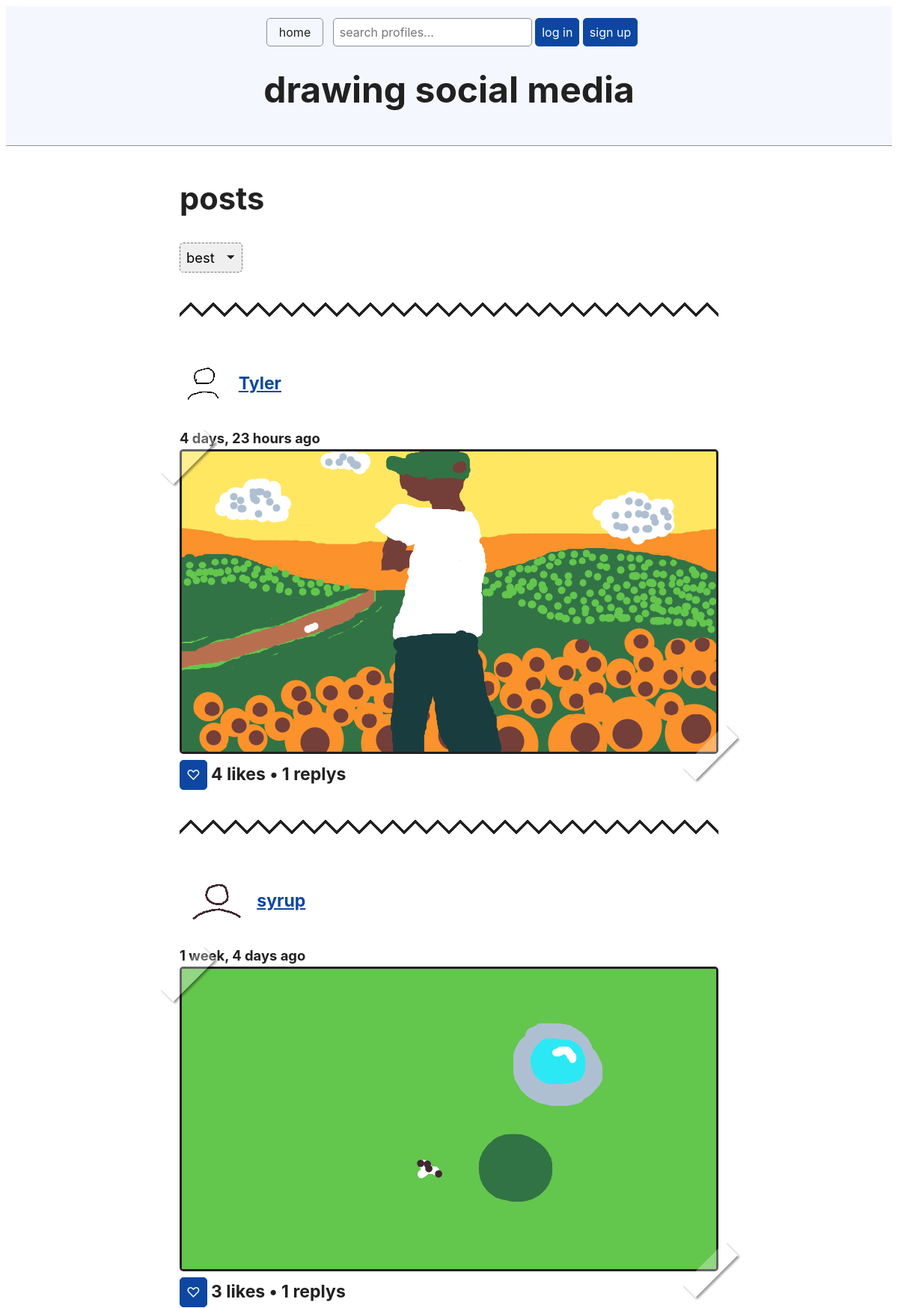
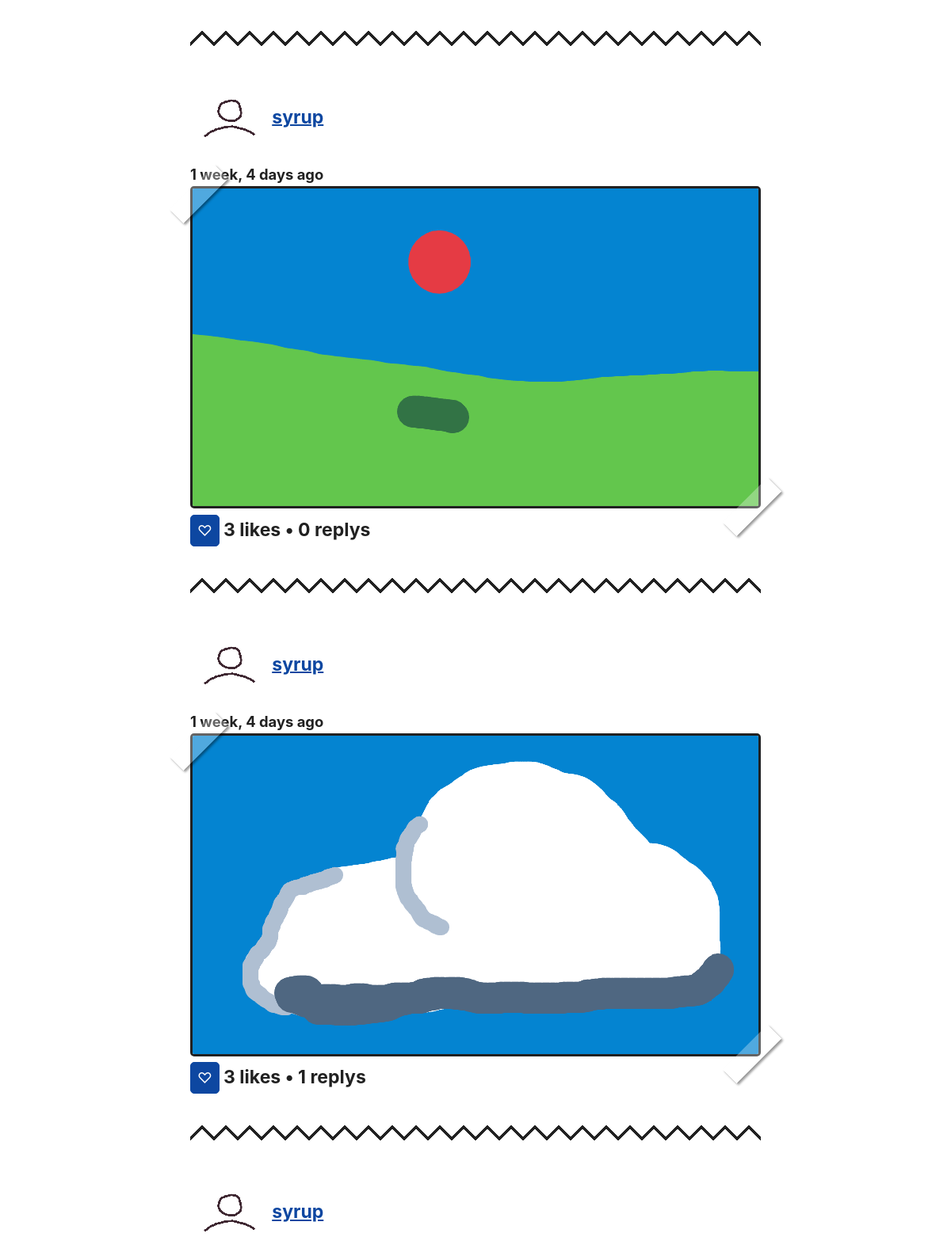
The page / (upper part) on the database its author committed (2 pictures, top to bottom).
### socialMedia/models.py (models this page shows, shortened)
class Post(models.Model):
    body = models.ImageField()
    created_by = models.ForeignKey("UserProfile", on_delete=models.CASCADE)
    created_on = models.DateTimeField(auto_now_add=True)

class UserProfile(models.Model):
    user = models.OneToOneField(User, on_delete=models.CASCADE)
    profile_picture = models.ImageField(default="placeholders/fpfPlaceholder.png")
    bio_picture = models.ImageField(default="placeholders/bioPlaceholder.png")
    def __str__(self):
        return self.user.username

### socialMedia/views.py (the view, shortened to what this page needs)
# urls.py: path('',views.post_homepage,name="home"),
def post_homepage(request):
    page=1
    order_by="-like_count"
    url_sort_by="best"
    parsed_url = parse_qs(urlparse(request.build_absolute_uri()).query)
    if('page' in parsed_url):
        page=parsed_url['page'][0]
    posts = Post.objects.all()
    posts = Paginator(posts.annotate(like_count=Count('likes')).order_by(order_by), 10)
    context = {
        "posts": posts.page(page),
        "url_sort_by" :url_sort_by,
        "page" : page,
        "max_page" : posts.num_pages
    }
    return render(request, "homepage.html", context)

### socialMedia/templates/homepage.html (shortened to what this page needs)
{% extends "base.html" %}
{% block page_content %}
    <h2>posts</h2>
    {% include "components/sort.html" %}
    {% for post in posts %}
        {% include 'components/post.html' %}
    {% endfor %}
{% endblock page_content %}

### socialMedia/templates/components/post.html (shortened to what this page needs)
{% load static %}
{% load filters %}
<div class="post">
    <div>
        <h4>
            <a href="{% url 'profile_detail' post.created_by.pk%}"><img style="height: 55px; border-style: none;vertical-align: middle;" src="/media/{{post.created_by.profile_picture}}" alt="body image"></a>
            <a href="{% url 'profile_detail' post.created_by.pk%}">{{ post.created_by }}</a>
        </h4>
        <b>{{ post.created_on|timesince}} ago</b>
        <div class="photo"><a href="{% url 'post_detail' post.pk%}"> <img class="art" src="/media/{{post.body.name }}" alt="body image"></a></div>
    </div>
    {% if user.is_authenticated %}
        <button onclick="like('{% url 'post_like' post.pk %}','{% url 'post_get_likes' post.pk %}',{{post.pk}},'{{ csrf_token }}')" id="p{{post.pk}}">
            {% if post.likes.all|dasame:user.pk %}
                ♥
            {% else %}
                ♡
            {% endif %}
        </button>
    {% else %}
        <form style="display: inline;" method="post" action="{% url 'login' %}">
            <button type="submit">♡</button>
        </form>
    {% endif %}
    <h4 id="pl{{post.pk}}" style="display: inline">{{post.likes.all.count}} likes • {{post.replys.all.count}} replys</h4>
    <div class="zig-zag-line"></div>
</div>

### rows shown on the page
Post: created_by.profile_picture (placeholder picture), created_by "Tyler", created_on "4 days, 23 hours", body.name (picture), likes.all.count "4", replys.all.count "1"
Post: created_by.profile_picture (picture), created_by "syrup", created_on "1 week, 4 days", body.name (picture), likes.all.count "3", replys.all.count "1"
Post: created_by.profile_picture (picture), created_by "syrup", created_on "1 week, 4 days", body.name (picture), likes.all.count "3", replys.all.count "0"
Post: created_by.profile_picture (picture), created_by "syrup", created_on "1 week, 4 days", body.name (picture), likes.all.count "3", replys.all.count "1"
Post: created_by.profile_picture (picture), created_by "syrup"
